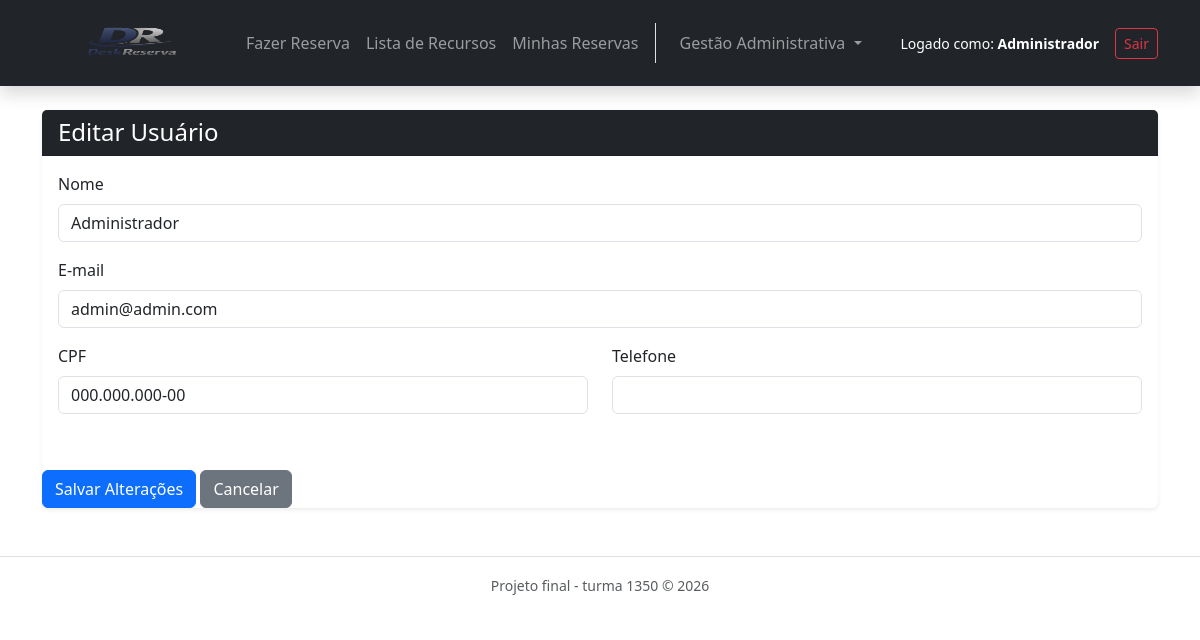
Before: /index.php?route=admin_edituser&id=1 (signed in) with the older database file.
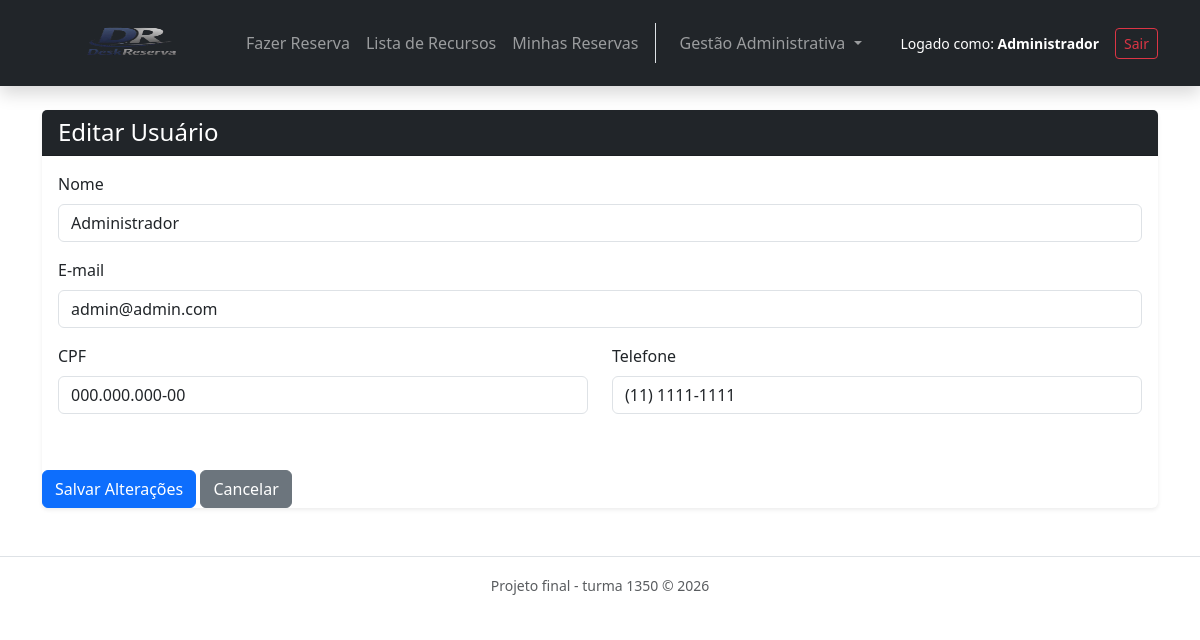
After: the same page with the newer database file.
### tables this page shows
CREATE TABLE `user` (
  `user_id` int(11) NOT NULL,
  `name` varchar(100) NOT NULL,
  `cpf` varchar(11) NOT NULL,
  `email` varchar(150) NOT NULL,
  `phone` varchar(20) DEFAULT NULL,
  `password` varchar(255) NOT NULL,
  `user_type` enum('usu','adm') DEFAULT 'usu',
  `reset_token` varchar(255) DEFAULT NULL,
  `reset_expires` datetime DEFAULT NULL,
  `created_at` timestamp NOT NULL DEFAULT current_timestamp()
);

### controllers/AdminController.php (called while the page is built, shortened)
<?php
class AdminController
{
    public function editUser()
    {
        $id = $_GET['id'];
        $db = (new Database())->getConnection();
        $userModel = new User($db);
        $user = $userModel->getUserById($id);
        render_view('edit_user', ['user' => $user]);
    }
}

### classes/User.php (called while the page is built, shortened)
<?php
class User
{
    private $conn;
    public function __construct($db)
    {
        $this->conn = $db;
    }
    public function getUserById($id)
    {
        $stmt = $this->conn->prepare("SELECT user_id, name, cpf, email, user_type, phone FROM user WHERE user_id = ?");
        $stmt->bind_param('i', $id);
        $stmt->execute();
        return $stmt->get_result()->fetch_assoc();
    }
}

### views/edit_user.php (the view, shortened to what this page needs)
<div class="container mt-4">
    <div class="card shadow-sm border-0">
        <div class="card-header bg-dark text-white">
            <h4 class="mb-0">Editar Usuário</h4>
        </div>
        <div class="card-body">
            <form action="<?= BASE_URL ?>/index.php?route=admin_updateuser" method="POST">
                <div class="mb-3">
                    <label class="form-label">Nome</label>
                    <input type="text" name="name" class="form-control" value="<?= e($user['name']) ?>" required>
                </div>
                <div class="mb-3">
                    <label class="form-label">E-mail</label>
                    <input type="email" name="email" class="form-control" value="<?= e($user['email']) ?>" required>
                </div>
                <div class="row">
                    <div class="col-md-6 mb-3">
                        <label class="form-label">CPF</label>
                        <input type="text" name="cpf" id="cpf" class="form-control" value="<?= e($user['cpf']) ?>" required>
                    </div>
                    <div class="col-md-6 mb-3">
                        <label class="form-label">Telefone</label>
                        <input type="text" name="phone" id="phone" class="form-control" value="<?= e($user['phone']) ?>" required>
                    </div>
                </div>
        </div>
        <div class="mt-4">
            <button type="submit" class="btn btn-primary">Salvar Alterações</button>
            <a href="<?= BASE_URL ?>/index.php?route=admin_users" class="btn btn-secondary">Cancelar</a>
        </div>
    </div>
</div>

Changed rows visible on the page:
changed user "Administrador": phone (not shown) → "(11) 1111-1111"
